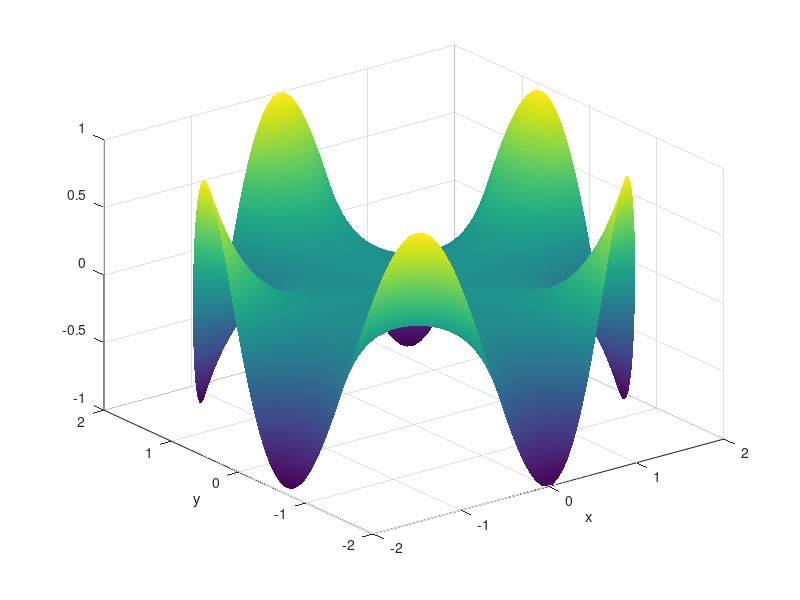

MATLAB code to generate this figure:
%% Definitions
clear
R = 2; % set the radial size of the domain
Theta = 2*pi; % set the angular size of the domain
Nmodes = 100; % set the number of modes
Nspace = 200; % set the number of spatial points
r = linspace(0,R,Nspace); % define a grid in r space
theta = linspace(0,Theta,Nspace); % define a grid in theta space
[rr,tt]=meshgrid(r,theta); % define a mesh grid in r-theta space
%% Set the mode amplitudes directly
A0 = 1;
A = zeros(Nmodes,1); % initialize mode amplitudes = 0
B = zeros(Nmodes,1);
%A(3) = 1; % set A_1 = 1
B(2) = 1;
%% Compute mode amplitudes from boundary conditions
eff = @(TH) TH./TH; % constant value of 1
eff = @(TH) exp(-(2*TH).^2); % Guassian pulse
eff = @(TH) sin(5.*TH);
%gee = @(Y) 0*Y + 1.*((5*H/12<Y)&(Y<7*H/12)); % Rectangular pulse
% fplot(@(Y) gee(Y),[0,H])
A0 = integral(@(TH) eff(TH),-pi,pi)/(2*pi);
for n = 1:Nmodes
    A(n) = integral(@(TH) eff(TH).*cos(n*TH),-pi,pi)/(pi.*R.^n); % define the An coefficient
    B(n) = integral(@(TH) eff(TH).*sin(n*TH),-pi,pi)/(pi.*R.^n); % define the Bn coefficient
end
%% Compute the solution and visualize
u = zeros(Nspace,Nspace); % set the solution to zero
u = u + A0; % add in the constant term
for n = 1:Nmodes % loop through the modes
    u = u + A(n).*(rr.^n).*cos(n.*tt) + B(n).*(rr.^n).*sin(n.*tt); % update the solution
end

xx = rr.*cos(tt); % define the x coordinates
yy = rr.*sin(tt); % define the y coordinates
surf(xx,yy,u), shading interp; % plot the solution as a surface
%pcolor(xx,yy,u), shading interp; % plot the solution as a pseudo-color contour plot
xlabel('x')
ylabel('y')
